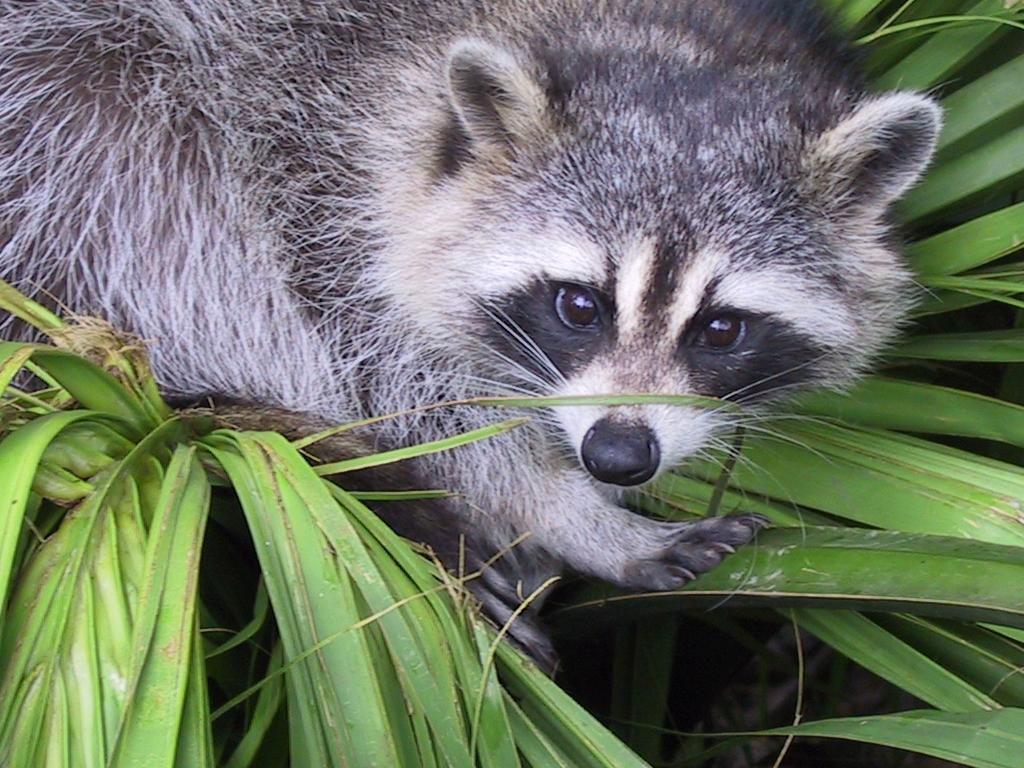
#> input picture 01_Array/ex03/animal.jpeg, 1024 x 768 px
$ python zoom.py
#> lines starting #> are read from the running program, lines starting #| are printed output that depends on the picture
### 01_Array/ex03/load_image.py
from PIL import Image
import numpy as np
from pathlib import Path

def ft_load(path: str) -> np.ndarray:
    """
    1) Loads an image from `path`.
    2) Converts it to an array.
    3) Prints the shape of the array.
    4) Prints out each pixel’s (R, G, B) tuple.
    """
#> called with path = 'animal.jpeg'
    p = Path(path)
    if p.suffix not in {'.jpg', '.jpeg'}:
        raise ValueError(f"Unsupported extension {p.suffix!r}; only .jpg/.jpeg allowed.")
    try:
        img = Image.open(path)
#> img is the input picture: PIL image 1024x768 RGB; mean R, G, B 110.7, 117.7, 102.1
    except FileNotFoundError:
        raise FileNotFoundError(f"File not found: {path!r}")
    arr = np.array(img)
    print(f'The shape of image is: {arr.shape}')
#| The shape of image is: (768, 1024, 3)
    return arr

### 01_Array/ex03/zoom.py
from load_image import ft_load
from PIL import Image
import numpy as np
import matplotlib.pyplot as plt

def main():
	img_arr = ft_load('animal.jpeg')
	print(img_arr)
#> (printed output is left out)
	channel = img_arr[:, :, 2]
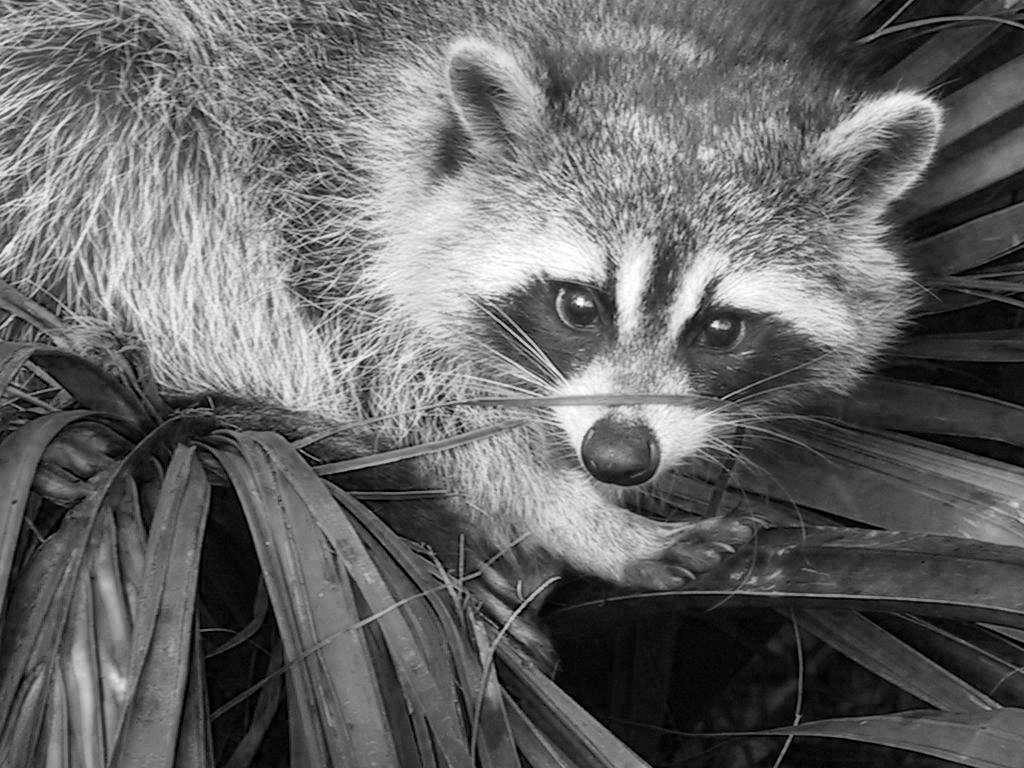
#> channel: shape (768, 1024); min 0, max 255, mean 102.1
	x_start = img_arr.shape[0] // 2 - 200
#> x_start = 184
	y_start = img_arr.shape[1] // 2 - 200
#> y_start = 312
	sliced = channel[x_start:x_start + 400, y_start:y_start + 400]
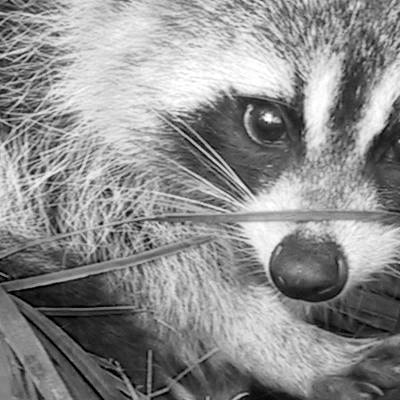
#> sliced: shape (400, 400); min 0, max 255, mean 141.3
	sliced_expanded = sliced[:, :, np.newaxis]
	new_img = Image.fromarray(sliced)
	print(f'New shape after slicing: {sliced_expanded.shape} or {new_img.size}')
#| New shape after slicing: (400, 400, 1) or (400, 400)
	print(sliced_expanded)
#> (printed output is left out)
	plt.imshow(sliced, cmap='gray')
	plt.xticks([0, 50, 100, 150, 200, 250, 300, 350])
	plt.yticks([0, 50, 100, 150, 200, 250, 300, 350])
	plt.grid(False)
	plt.show()

if __name__ == '__main__':
	main()
